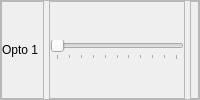
                        <widget class="QFrame" name="Opto1_frame">
                         <property name="frameShape">
                          <enum>QFrame::StyledPanel</enum>
                         </property>
                         <property name="frameShadow">
                          <enum>QFrame::Raised</enum>
                         </property>
                         <layout class="QHBoxLayout" name="aa">
                          <property name="spacing">
                           <number>5</number>
                          </property>
                          <property name="leftMargin">
                           <number>0</number>
                          </property>
                          <property name="topMargin">
                           <number>0</number>
                          </property>
                          <property name="rightMargin">
                           <number>0</number>
                          </property>
                          <property name="bottomMargin">
                           <number>0</number>
                          </property>
                          <item>
                           <widget class="QFrame" name="Opto1_Display_frame">
                            <property name="maximumSize">
                             <size>
                              <width>125</width>
                              <height>16777215</height>
                             </size>
                            </property>
                            <property name="frameShape">
                             <enum>QFrame::StyledPanel</enum>
                            </property>
                            <property name="frameShadow">
                             <enum>QFrame::Raised</enum>
                            </property>
                            <layout class="QHBoxLayout" name="Opto1_toggleButton_layout">
                             <property name="spacing">
                              <number>0</number>
                             </property>
                             <property name="leftMargin">
                              <number>0</number>
                             </property>
                             <property name="topMargin">
                              <number>0</number>
                             </property>
                             <property name="rightMargin">
                              <number>5</number>
                             </property>
                             <property name="bottomMargin">
                              <number>0</number>
                             </property>
                             <item>
                              <widget class="QLabel" name="Opto1_Display_label">
                               <property name="text">
                                <string>Opto 1</string>
                               </property>
                               <property name="alignment">
                                <set>Qt::AlignLeading|Qt::AlignLeft|Qt::AlignVCenter</set>
                               </property>
                              </widget>
                             </item>
                            </layout>
                           </widget>
                          </item>
                          <item>
                           <widget class="QFrame" name="Opto1_Slider_frame">
                            <property name="maximumSize">
                             <size>
                              <width>225</width>
                              <height>16777215</height>
                             </size>
                            </property>
                            <property name="frameShape">
                             <enum>QFrame::StyledPanel</enum>
                            </property>
                            <property name="frameShadow">
                             <enum>QFrame::Raised</enum>
                            </property>
                            <layout class="QVBoxLayout" name="verticalLayout_12">
                             <property name="spacing">
                              <number>0</number>
                             </property>
                             <property name="leftMargin">
                              <number>0</number>
                             </property>
                             <property name="topMargin">
                              <number>0</number>
                             </property>
                             <property name="rightMargin">
                              <number>0</number>
                             </property>
                             <property name="bottomMargin">
                              <number>0</number>
                             </property>
                             <item>
                              <widget class="QSlider" name="Opto1_Slider">
                               <property name="maximum">
                                <number>1000</number>
                               </property>
                               <property name="singleStep">
                                <number>1</number>
                               </property>
                               <property name="pageStep">
                                <number>25</number>
                               </property>
                               <property name="sliderPosition">
                                <number>0</number>
                               </property>
                               <property name="orientation">
                                <enum>Qt::Horizontal</enum>
                               </property>
                               <property name="tickPosition">
                                <enum>QSlider::TicksBelow</enum>
                               </property>
                               <property name="tickInterval">
                                <number>100</number>
                               </property>
                              </widget>
                             </item>
                            </layout>
                           </widget>
                          </item>
                          <item>
                           <widget class="QFrame" name="Opto1_Light_frame">
                            <property name="maximumSize">
                             <size>
                              <width>50</width>
                              <height>16777215</height>
                             </size>
                            </property>
                            <property name="frameShape">
                             <enum>QFrame::StyledPanel</enum>
                            </property>
                            <property name="frameShadow">
                             <enum>QFrame::Raised</enum>
                            </property>
                            <layout class="QHBoxLayout" name="horizontalLayout_47">
                             <property name="spacing">
                              <number>0</number>
                             </property>
                             <property name="leftMargin">
                              <number>0</number>
                             </property>
                             <property name="topMargin">
                              <number>0</number>
                             </property>
                             <property name="rightMargin">
                              <number>0</number>
                             </property>
                             <property name="bottomMargin">
                              <number>0</number>
                             </property>
                             <item>
                              <widget class="QLabel" name="Opto1_Value">
                               <property name="text">
                                <string/>
                               </property>
                               <property name="alignment">
                                <set>Qt::AlignCenter</set>
                               </property>
                              </widget>
                             </item>
                            </layout>
                           </widget>
                          </item>
                         </layout>
                        </widget>
